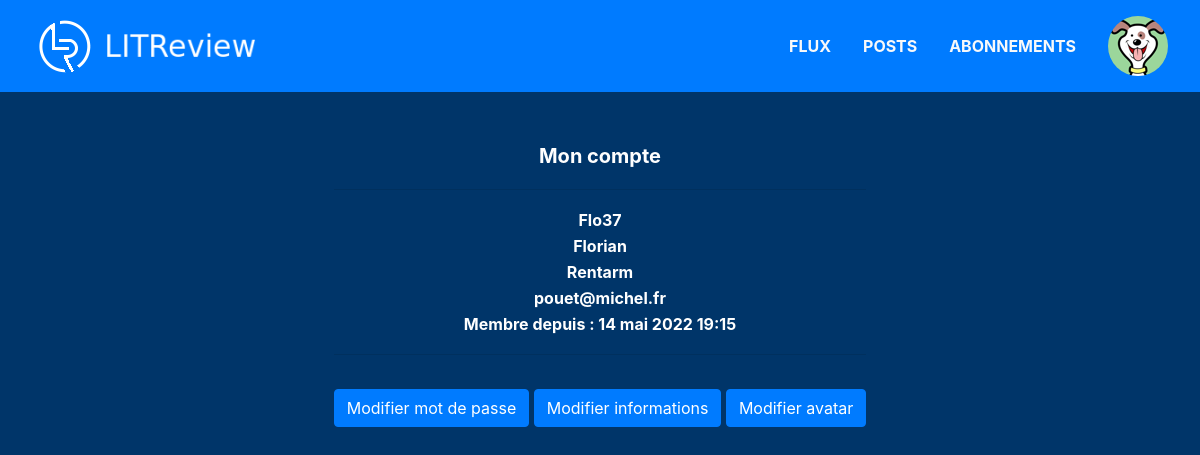
The app's page /my-account/ (signed in) with its own data.
### authentication/models.py (models this page shows, shortened)
class User(AbstractUser):
    PHOTO_SIZE = (60, 60)
    photo = models.ImageField(blank=True, verbose_name='Photo de profil')

### authentication/views.py (the view)
# urls.py: path('my-account/', views.MyAccountView.as_view(), name='my_account'),
class MyAccountView(LoginRequiredMixin, View):
    template_name = 'authentication/my_account.html'
    def get(self, request):
        return render(request, self.template_name)

### authentication/templates/authentication/my_account.html
{% extends 'base.html' %}
{% block content %}
    <table class='mx-auto'>
        <thead class='text-center'>
            <tr>
                <th class='lead font-weight-bold'>
                    Mon compte
                </th>
            </tr>
        </thead>
        <tbody class='text-center'>
            <tr><td><hr></td></tr>
            <tr><th>{{ user }}</th></tr>
            <tr><th>{{ user.first_name }}</th></tr>
            <tr><th>{{ user.last_name }}</th></tr>
            <tr><th>{{ user.email }}</th></tr>
            <tr><th>Membre depuis : {{ user.date_joined }}</th></tr>
            <tr><td><hr></td></tr>
            <tr><td>
                <div class='mt-3'>
                    <a class='btn btn-primary' href="{% url 'password_change' %}">Modifier mot de passe</a>
                    <a class='btn btn-primary' href="{% url 'update_account' %}">Modifier informations</a>
                    <a class='btn btn-primary' href="{% url 'update_photo' %}">Modifier avatar</a>
                </div>
            </td></tr>
        </tbody>
    </table>
{% endblock content %}

### templates/base.html (shortened to what this page needs)
{% load static %}
<!DOCTYPE html>
<html>
	<head>
        <link rel="stylesheet" href="https://cdn.jsdelivr.net/npm/bootstrap@4.3.1/dist/css/bootstrap.min.css"
>
        <link rel="stylesheet" href="https://cdn.jsdelivr.net/npm/bootstrap-icons@1.8.1/font/bootstrap-icons.css">
        <link rel="stylesheet" type="text/css" href="{% static 'style/base_main.css' %}">
    </head>
    <body>
        <div class='container-fluid mb-5'>
            <div class='row'>
                <nav class='col navbar navbar-dark banner'>
                    <a class='col my-auto' href="{% url 'home' %}">
                        <img class='img-fluid' src="{% static 'LITReview.png' %}" alt='Logo'>
                    </a>
                    {% if user.is_authenticated %}
                        <ul class='nav justify-content-end'>
                            <li class='nav-item my-auto'>
                                <a class='nav-link text-light font-weight-bold' href="{% url 'home' %}">FLUX</a>
                            </li>
                            <li class='nav-item my-auto'>
                                <a class='nav-link text-light font-weight-bold' href="{% url 'posts' %}">POSTS</a>
                            </li>
                            <li class='nav-item my-auto'>
                                <a class='nav-link text-light font-weight-bold' href="{% url 'subscription_management' %}">ABONNEMENTS</a>
                            </li>
                            <li class='nav-item my-auto dropleft dropdown'>
                                <a class='nav-link text-body lead' href="#" data-toggle='dropdown' aria-haspopup="true" aria-expanded="false">
                                    {% if user.photo %}
                                        <img src='{{ user.photo.url }}' alt='Avatar' class='rounded-circle'>
                                    {% else %}
                                        <span class='dropdown-toggle'>{{ user.username }}</span>
                                    {% endif %}
                                </a>
                            </li>
                        </ul>
                    {% endif %}
                </nav>
            </div>
        </div>
        <div class='container'>
            {% block content %}{% endblock %}
        </div>
    </body>
</html>

### static/style/base_main.css (style rules this page uses)
body { background-color : #003569; color : #FFF }
.banner { background-color : #007BFF; }

### records on screen
User: photo (picture), username "Flo37", first_name "Florian", last_name "Rentarm", email "pouet@michel.fr", date_joined "14 mai 2022 19:15"
